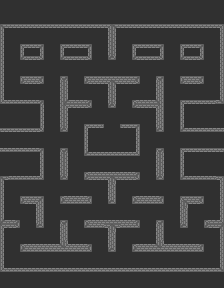

Rendered tile map (Tiled .tmx) drawn with the repository's tilesets; below, a short description and the map source with its tile grids summarised:
An orthogonal 28x36 tile map with 8x8 px tiles, 3 tile layers (Legal Space, Dead Space, Pellets), 2 tilesets and 331 objects.

<map version="1.0" orientation="orthogonal" renderorder="left-up" width="28" height="36" tilewidth="8" tileheight="8" nextobjectid="588">
 <tileset firstgid="1" name="pacman" tilewidth="8" tileheight="8">
  <image source="pactileset.png" width="120" height="24" />
 </tileset>
 <tileset firstgid="46" name="fantasytileset" tilewidth="8" tileheight="8">
  <image source="fantasytileset.png" width="120" height="24" />
 </tileset>
 <layer name="Legal Space" width="28" height="36">
  <data>[1008 cells, 320 non-empty, 1 distinct tile ids]</data>
 </layer>
 <layer name="Dead Space" width="28" height="36">
  <data>[1008 cells, 688 non-empty, 33 distinct tile ids]</data>
 </layer>
 <layer name="Pellets" width="28" height="36">
  <data>[1008 cells, 286 non-empty, 1 distinct tile ids]</data>
 </layer>
 <objectgroup name="Walls" width="28" height="36">
  <object id="90" x="0" y="23" width="224" height="4" />
  <object id="91" x="0" y="27" width="4" height="76" />
  <object id="92" x="3" y="99" width="40" height="4" />
  <object id="93" x="39" y="103" width="4" height="28" />
  <object id="95" x="0" y="127" width="40" height="4" />
  <object id="96" x="0" y="147" width="44" height="4" />
  <object id="98" x="39" y="151" width="4" height="28" />
  <object id="99" x="0" y="175" width="40" height="4" />
  <object id="100" x="0" y="179" width="4" height="92" />
  <object id="101" x="3" y="219" width="16" height="8" />
  <object id="102" x="3" y="267" width="220" height="4" />
  <object id="104" x="219" y="27" width="4" height="76" />
  <object id="105" x="179" y="99" width="40" height="4" />
  <object id="106" x="179" y="103" width="4" height="28" />
  <object id="108" x="183" y="127" width="40" height="4" />
  <object id="109" x="179" y="147" width="44" height="4" />
  <object id="111" x="179" y="151" width="4" height="28" />
  <object id="113" x="183" y="175" width="40" height="4" />
  <object id="114" x="219" y="179" width="4" height="88" />
  <object id="115" x="203" y="219" width="16" height="9" />
  <object id="116" x="19" y="43" width="24" height="16" />
  <object id="119" x="59" y="43" width="32" height="17" />
  <object id="120" x="19" y="75" width="24" height="8" />
  <object id="121" x="131" y="43" width="32" height="16" />
  <object id="122" x="107" y="27" width="8" height="32" />
  <object id="123" x="179" y="43" width="24" height="16" />
  <object id="124" x="59" y="75" width="8" height="56" />
  <object id="127" x="67" y="99" width="24" height="8" />
  <object id="128" x="83" y="75" width="56" height="8" />
  <object id="129" x="107" y="83" width="8" height="24" />
  <object id="130" x="155" y="75" width="8" height="56" />
  <object id="131" x="131" y="99" width="24" height="8" />
  <object id="132" x="179" y="75" width="24" height="8" />
  <object id="134" x="59" y="148" width="8" height="31" />
  <object id="135" x="83" y="123" width="20" height="5" />
  <object id="136" x="119" y="123" width="20" height="4" />
  <object id="137" x="135" y="127" width="4" height="28" />
  <object id="138" x="83" y="128" width="5" height="27" />
  <object id="140" x="88" y="151" width="47" height="4" />
  <object id="142" x="155" y="147" width="9" height="32" />
  <object id="143" x="83" y="171" width="56" height="8" />
  <object id="144" x="107" y="179" width="8" height="24" />
  <object id="145" x="19" y="195" width="24" height="8" />
  <object id="147" x="35" y="203" width="8" height="24" />
  <object id="148" x="59" y="195" width="32" height="8" />
  <object id="150" x="131" y="195" width="33" height="8" />
  <object id="151" x="179" y="195" width="25" height="8" />
  <object id="152" x="179" y="203" width="8" height="24" />
  <object id="153" x="19" y="243" width="72" height="8" />
  <object id="155" x="59" y="219" width="8" height="24" />
  <object id="157" x="83" y="219" width="56" height="8" />
  <object id="158" x="107" y="227" width="8" height="24" />
  <object id="159" x="131" y="243" width="72" height="8" />
  <object id="160" x="155" y="219" width="9" height="24" />
 </objectgroup>
 <objectgroup name="Pellets" width="28" height="36">
  <object id="165" x="8" y="32" width="8" height="8" />
  <object id="167" x="16" y="32" width="8" height="8" />
  <object id="168" x="24" y="32" width="8" height="8" />
  <object id="170" x="32" y="32" width="8" height="8" />
  <object id="171" x="8" y="39" width="8" height="8" />
  <object id="172" x="39" y="32" width="8" height="8" />
  <object id="173" x="47" y="32" width="8" height="8" />
  <object id="174" x="55" y="32" width="8" height="8" />
  <object id="175" x="64" y="32" width="8" height="8" />
  <object id="176" x="72" y="32" width="8" height="8" />
  <object id="177" x="79" y="32" width="8" height="8" />
  <object id="180" x="87" y="32" width="8" height="8" />
  <object id="181" x="96" y="32" width="8" height="8" />
  <object id="182" x="96" y="39" width="8" height="8" />
  <object id="183" x="96" y="47" width="8" height="8" />
  <object id="184" x="96" y="56" width="8" height="8" />
  <object id="186" x="96" y="63" width="8" height="8" />
  <object id="190" x="8" y="56" width="8" height="8" />
  <object id="191" x="8" y="63" width="8" height="8" />
  <object id="193" x="8" y="71" width="8" height="8" />
  <object id="194" x="8" y="80" width="8" height="8" />
  <object id="195" x="8" y="88" width="8" height="8" />
  <object id="196" x="15" y="88" width="8" height="8" />
  <object id="197" x="23" y="88" width="8" height="8" />
  <object id="198" x="15" y="63" width="8" height="8" />
  <object id="199" x="24" y="63" width="8" height="8" />
  <object id="200" x="32" y="63" width="8" height="8" />
  <object id="201" x="39" y="63" width="8" height="8" />
  <object id="202" x="48" y="63" width="8" height="8" />
  <object id="203" x="55" y="63" width="8" height="8" />
  <object id="204" x="63" y="63" width="8" height="8" />
  <object id="205" x="72" y="63" width="8" height="8" />
  <object id="206" x="79" y="63" width="8" height="8" />
  <object id="207" x="87" y="63" width="8" height="8" />
  <object id="209" x="103" y="63" width="8" height="8" />
  <object id="210" x="112" y="63" width="8" height="8" />
  <object id="211" x="120" y="63" width="8" height="8" />
  <object id="212" x="128" y="63" width="8" height="8" />
  <object id="213" x="135" y="63" width="8" height="8" />
  <object id="214" x="143" y="63" width="8" height="8" />
  <object id="215" x="151" y="63" width="8" height="8" />
  <object id="216" x="159" y="63" width="8" height="8" />
  <object id="217" x="168" y="63" width="8" height="8" />
  <object id="218" x="175" y="63" width="8" height="8" />
  <object id="219" x="184" y="63" width="8" height="8" />
  <object id="221" x="191" y="63" width="8" height="8" />
  <object id="222" x="199" y="63" width="8" height="8" />
  <object id="223" x="208" y="63" width="8" height="8" />
  <object id="224" x="120" y="56" width="8" height="8" />
  <object id="226" x="120" y="48" width="8" height="8" />
  <object id="227" x="120" y="39" width="8" height="8" />
  <object id="228" x="120" y="32" width="8" height="8" />
  <object id="229" x="168" y="56" width="8" height="8" />
  <object id="235" x="168" y="47" width="8" height="8" />
  <object id="236" x="168" y="39" width="8" height="8" />
  <object id="237" x="128" y="32" width="8" height="8" />
  <object id="238" x="136" y="32" width="8" height="8" />
  <object id="239" x="143" y="32" width="8" height="8" />
  <object id="240" x="151" y="32" width="8" height="8" />
  <object id="241" x="160" y="32" width="8" height="8" />
  <object id="242" x="168" y="32" width="8" height="8" />
  <object id="243" x="175" y="32" width="8" height="8" />
  <object id="244" x="184" y="32" width="8" height="8" />
  <object id="245" x="191" y="32" width="8" height="8" />
  </objectgroup>
</map>
<!-- 213 of 331 objects omitted -->